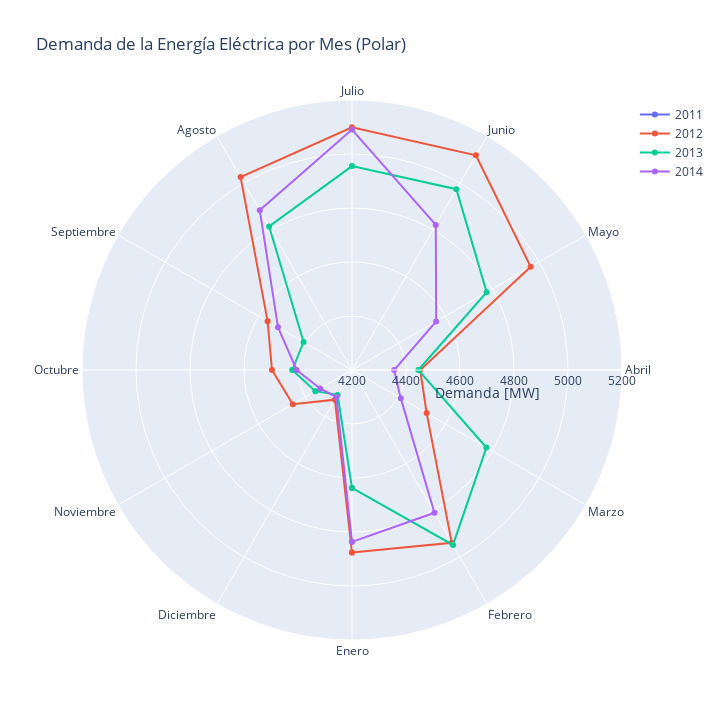

Notebook code for this chart:
### Markdown cell above
### Gráfico de radar

### Code cell
fig = go.Figure()

for year in df_pivot.columns:
    fig.add_trace(go.Scatterpolar(
        name = str(year),
        r = df_pivot[year],
        theta = months + ['Enero'], 
        #mode='lines',
        #fill='toself',
        #fillcolor=None
        ))

fig.update_layout(polar = dict(radialaxis_title="Demanda [MW]",
                               radialaxis = dict(visible = True, range=[4200, 5200]),
                               angularaxis = dict(rotation=-90)),
                    title='Demanda de la Energía Eléctrica por Mes (Polar)',
                  showlegend=True, 
                  width=720, 
                  height=720)
fig.show()

### Figure 1 — Plotly figure (JSON) as saved in the notebook; plotly's stock layout.template omitted (floating-point values rounded to 4 significant figures)
{"data": [{"name": "2011", "r": [null, null, null, null, null, null, null, null, null, null, null, 3751.0, null], "theta": ["Enero", "Febrero", "Marzo", "Abril", "Mayo", "Junio", "Julio", "Agosto", "Septiembre", "Octubre", "Noviembre", "Diciembre", "Enero"], "type": "scatterpolar"}, {"name": "2012", "r": [4876.0, 4939.0, 4519.0, 4453.0, 4964.0, 5118.0, 5099.0, 5025.0, 4561.0, 4496.0, 4453.0, 4327.0, 4876.0], "theta": ["Enero", "Febrero", "Marzo", "Abril", "Mayo", "Junio", "Julio", "Agosto", "Septiembre", "Octubre", "Noviembre", "Diciembre", "Enero"], "type": "scatterpolar"}, {"name": "2013", "r": [4637.0, 4948.0, 4775.0, 4446.0, 4776.0, 4973.0, 4955.0, 4814.0, 4407.0, 4421.0, 4357.0, 4306.0, 4637.0], "theta": ["Enero", "Febrero", "Marzo", "Abril", "Mayo", "Junio", "Julio", "Agosto", "Septiembre", "Octubre", "Noviembre", "Diciembre", "Enero"], "type": "scatterpolar"}, {"name": "2014", "r": [4836.0, 4811.0, 4408.0, 4356.0, 4560.0, 4821.0, 5090.0, 4883.0, 4516.0, 4405.0, 4337.0, 4316.0, 4836.0], "theta": ["Enero", "Febrero", "Marzo", "Abril", "Mayo", "Junio", "Julio", "Agosto", "Septiembre", "Octubre", "Noviembre", "Diciembre", "Enero"], "type": "scatterpolar"}], "layout": {"height": 720, "polar": {"angularaxis": {"rotation": -90}, "radialaxis": {"range": [4200, 5200], "title": {"text": "Demanda [MW]"}, "visible": true}}, "showlegend": true, "title": {"text": "Demanda de la Energía Eléctrica por Mes (Polar)"}, "width": 720}}
